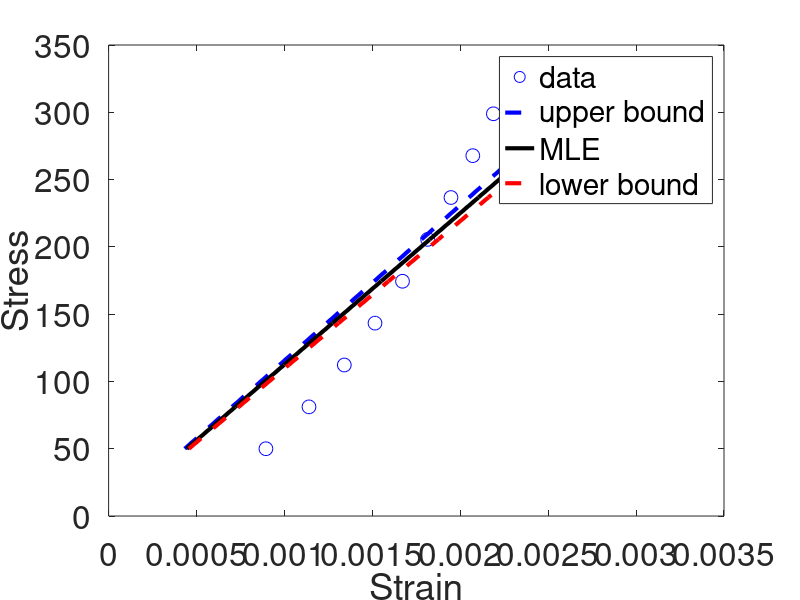

Source code (MATLAB):
%% MATLAB script mle_example.m
% MLE estimation for the elasticity problem
%%%%%%%%%%%%%%%%%%%%%%%%%%%%%%%%%%%%%%%%%%%%%%%%%%%%%%%%%%%%%%%%%%%%%%%%%	
clear all; close all; clc

%% generating synthetic data based on the true parameter 
% number of data points	
n = 10;   
% true Young's modulus(MPa)                      
E_true = 200*1e3; 
% stress (MPa)              
T_data = linspace(50, 330, n); 
% strain 
e_data = T_data./(E_true*1e3) + 0.002.*(T_data./250).^0.5;  % %Strain Case 1
% e_data = [0.0009,0.0011,0.0013,0.0015,0.0017,0.0018,0.0019,0.0021,0.0022,0.0023];   %Strain Case 1
% e_data = [0.0009,0.0012,0.0014,0.0016,0.0018,0.0020,0.0022,0.0024,0.0025,0.0027];     %Strain Case 2  

%% compute MLE and Fisher information matrix
Ehat = (sum(T_data))/(sum(e_data))
sigmahat = sqrt((1/n) * sum((T_data/e_data - Ehat).^2))

% In = [ sigmahat^(-2), 0
%     0, n*sigmahat^(-2)-sum(3.*(T_data/e_data - Ehat).^2) * sigmahat^(-4)];

In = [ 1*sigmahat^(-2), 0
    0, 2*n*sigmahat^(-2)];

% inverse of Fisher information
InvIn = inv(In);

% estimation with plus and minus stDev
Ehat_up = Ehat + 1.645*sqrt(InvIn(1,1))
Ehat_lo = Ehat - 1.645*sqrt(InvIn(1,1))

%% plot data and model prediction
e_model_hat = T_data./(Ehat);
e_model_up  = T_data./(Ehat_up);
e_model_lo  = T_data./(Ehat_lo);

figure
plot(e_data, T_data, 'ob', 'MarkerSize',10)
hold on
plot(e_model_up, T_data, '--b', 'linewidth', 3)
plot(e_model_hat, T_data, 'k', 'linewidth', 3)
plot(e_model_lo, T_data, '--r', 'linewidth', 3)
xlabel('Strain'); ylabel('Stress');
ylim([0,350])
legend('data', 'upper bound', 'MLE', 'lower bound')
set(gca,'FontSize',24)

InvIn